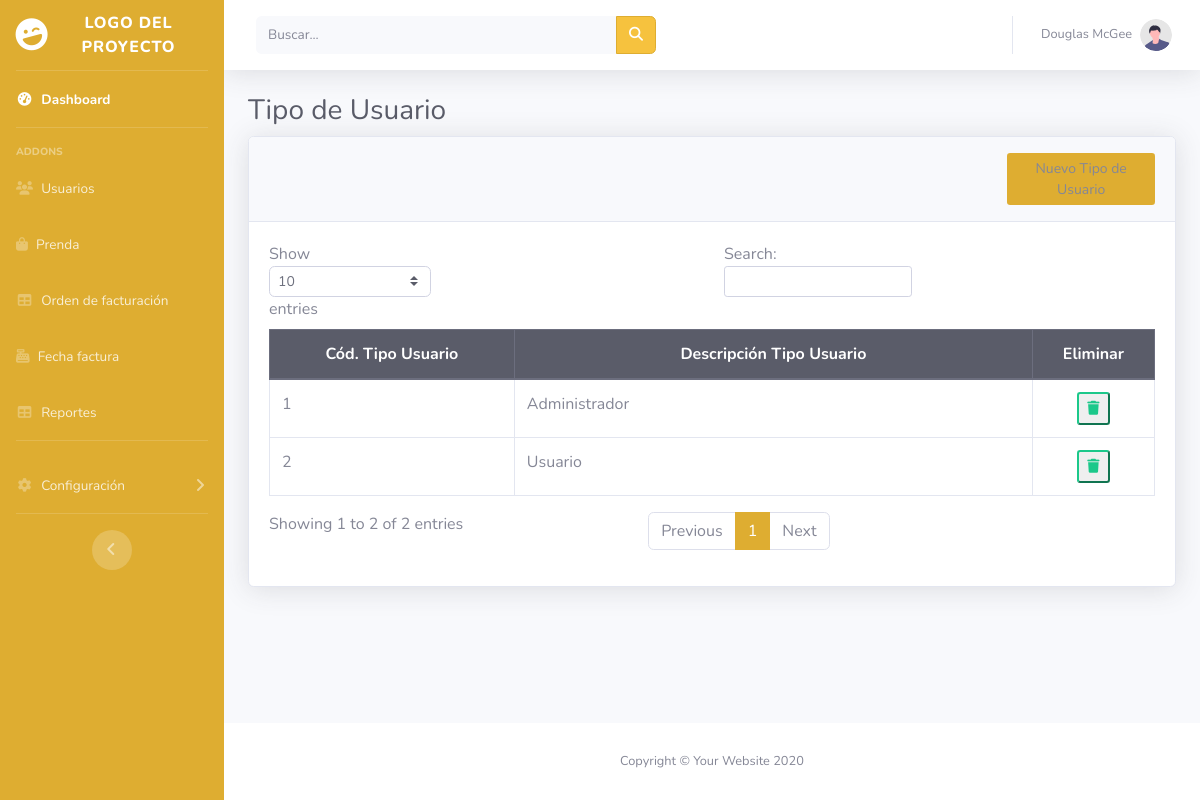
Screenshot of /vista/app/Admon/Tipousua.php with the database file from the repository.
### tables this page shows
CREATE TABLE `tipo_usua` (
  `Id_tipousua` int(11) NOT NULL,
  `Descrip_tipousua` varchar(50) NOT NULL
);

### vista/app/Admon/Tipousua.php (the view, shortened to what this page needs)
<?php
include('Menu.php');
?>
                <div class="container-fluid">
                    <h1 class="h3 mb-2 text-gray-800">Tipo de Usuario</h1>
                    <div class="card shadow mb-4">
                        <div class="col-md-12 align-self-end card-header py-3 justify-content-end">
                            <button class="btn btn-sm bg-gradient-primary offset-md-10 col-md-2 " data-toggle="modal" data-target="#exampleModal">Nuevo Tipo de Usuario</button>
                        </div>
                        <div class="card-body">
                            <div class="table-responsive">
                                <table class="table table-bordered" id="dataTable" width="100%" cellspacing="0">
                                <thead class="thead-dark">
                              <th style="width: 10rem" ><center>Cód. Tipo Usuario</center></th>
                              <th style="width: 20rem" ><center>Descripción Tipo Usuario</center></th>
                              <th style="width: 5rem" ><center>Eliminar</center> </th>
                          </thead>
                                    <?php
                          include( '../../../controlador/conex.php');
                          $cons = $conexion -> query("SELECT * FROM tipo_usua");
                          while ($row = $cons -> fetch_row()) {
                         ?>
                        <tr>
                          <td><?php echo ''.$row[0].''; ?></td>
                          <td><?php echo ''.$row[1].''; ?></td>
                           <td> <center><button type="submit" class="btn-outline-success btn-sm"  value="Eliminar" name="BorrarTipousua" onclick="location='../../../controlador/BorrarTipousua.php?id=<?php echo ''.$row[0].'' ?>'" ><i class="fa-solid fa-trash"></i><span class="oi oi-x"></span></button></center></td>
                        </tr>
                        <?php } ?>
                                </table>
                            </div>
                        </div>
                    </div>
                </div>
            </div>
            <footer class="sticky-footer bg-white">
                <div class="container my-auto">
                    <div class="copyright text-center my-auto">
                        <span>Copyright &copy; Your Website 2020</span>
                    </div>
                </div>
            </footer>
        </div>
    </div>
</body>
</html>

### rows the page displays
tipo_usua: Id_tipousua "1", Descrip_tipousua "Administrador"
tipo_usua: Id_tipousua "2", Descrip_tipousua "Usuario"
